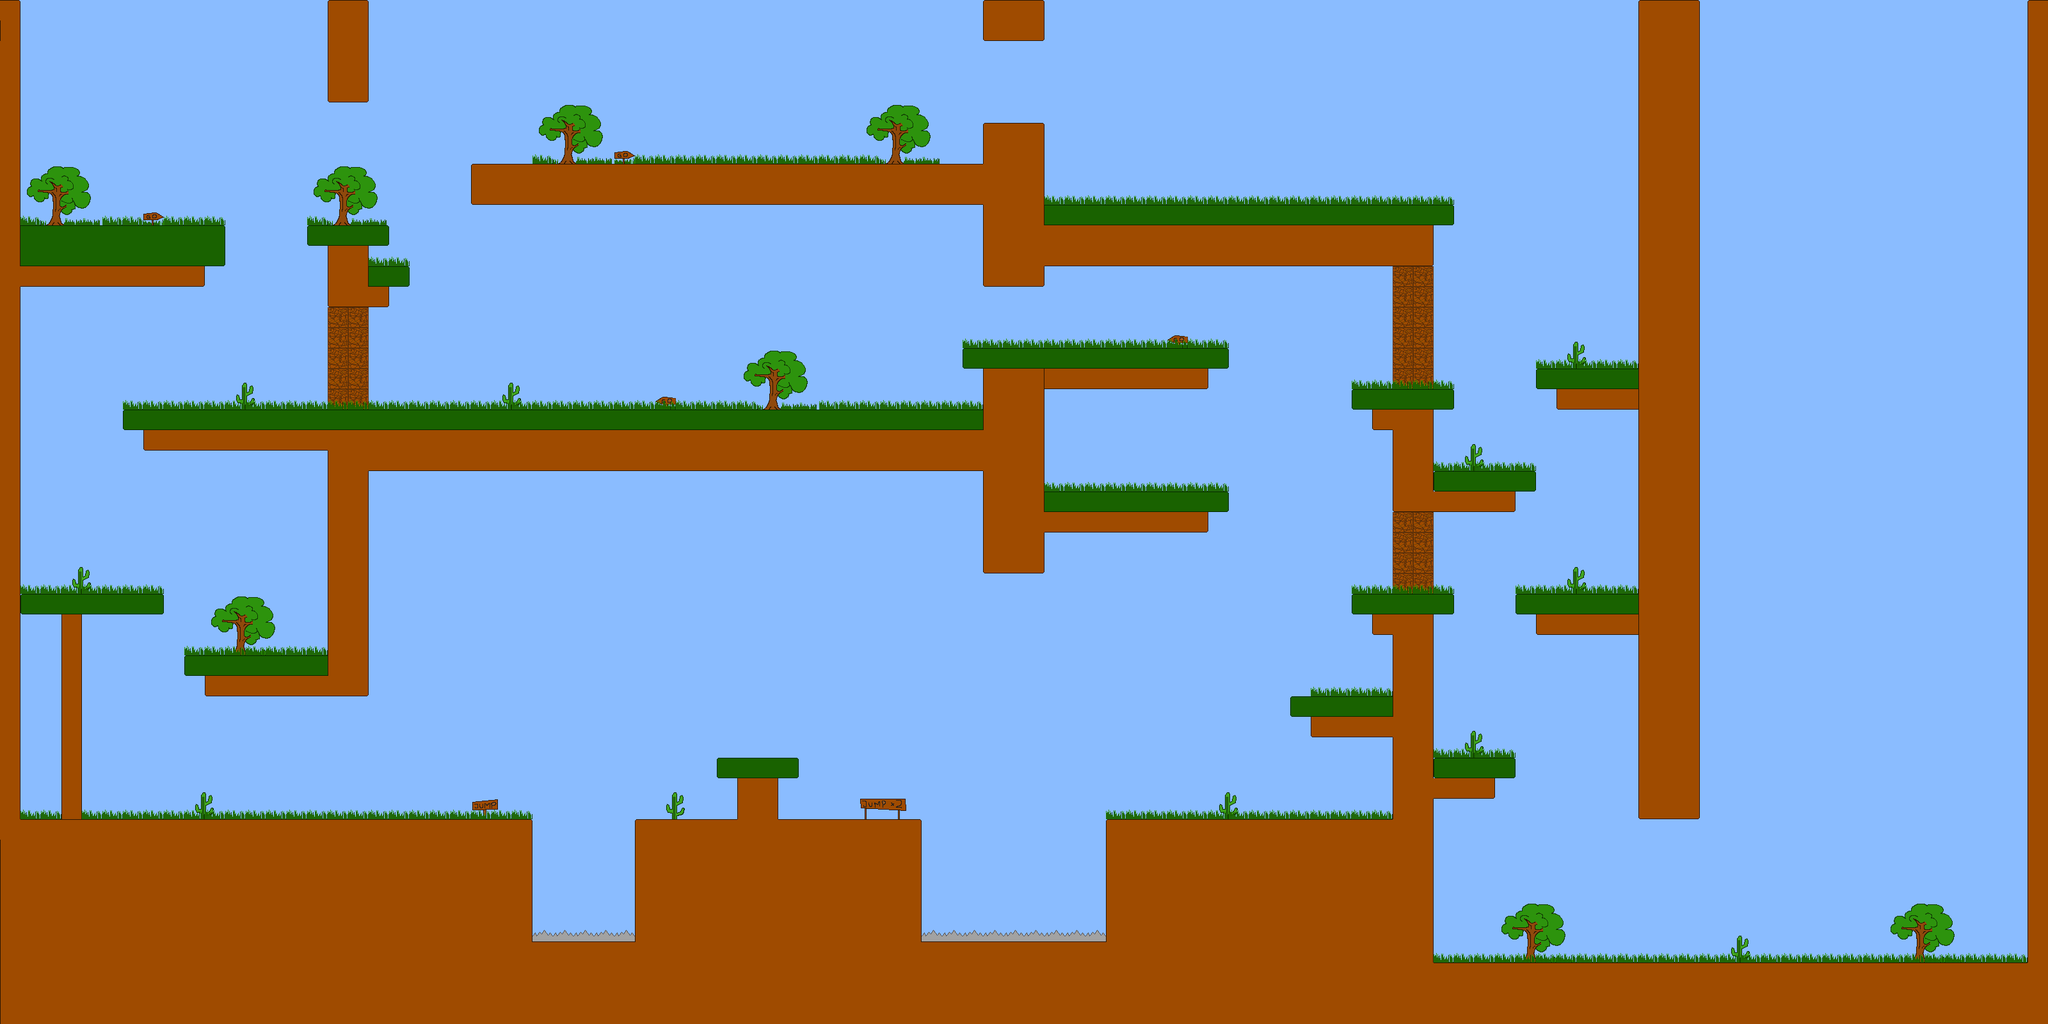

This game map was drawn from its Tiled (.tmx) file and the tilesets committed beside it. A one-line description and the trimmed map source follow:
An orthogonal 100x50 tile map with 32x32 px tiles, 3 tile layers (background, main, foreground) and 34 objects (2x pGhost, Checkpoint 1, Checkpoint 2, Checkpoint 3, Checkpoint 4, ...).

<map version="1.0" orientation="orthogonal" renderorder="right-down" width="100" height="50" tilewidth="32" tileheight="32" nextobjectid="15">
 <tileset firstgid="1" name="tileset" tilewidth="32" tileheight="32" tilecount="240">
  <image source="tiles/tileset.png" width="640" height="400" />
  <terraintypes>
   <terrain name="Ground" tile="-1" />
  </terraintypes>
  <tile id="9">
   <objectgroup draworder="index">
    <object id="0" x="0.181818" y="-0.181818" width="31.8182" height="32.1818" />
   </objectgroup>
  </tile>
  <tile id="20">
   <objectgroup draworder="index">
    <object id="0" x="0" y="0" width="32" height="32" />
   </objectgroup>
  </tile>
  <tile id="21">
   <objectgroup draworder="index">
    <object id="0" x="0" y="0" width="32" height="32" />
   </objectgroup>
  </tile>
  <tile id="22">
   <objectgroup draworder="index">
    <object id="0" x="0" y="0" width="32" height="32" />
   </objectgroup>
  </tile>
  <tile id="23">
   <objectgroup draworder="index" />
  </tile>
  <tile id="24">
   <objectgroup draworder="index">
    <object id="0" x="0" y="0" width="32" height="32" />
   </objectgroup>
  </tile>
  <tile id="25">
   <objectgroup draworder="index">
    <object id="0" x="0" y="0" width="32" height="32" />
   </objectgroup>
  </tile>
  <tile id="40">
   <objectgroup draworder="index">
    <object id="0" x="0" y="0" width="32" height="32" />
   </objectgroup>
  </tile>
  <tile id="41">
   <objectgroup draworder="index">
    <object id="0" x="0" y="0" width="32" height="32" />
   </objectgroup>
  </tile>
  <tile id="42">
   <objectgroup draworder="index">
    <object id="0" x="0" y="0" width="32" height="32" />
   </objectgroup>
  </tile>
  <tile id="43">
   <objectgroup draworder="index">
    <object id="0" x="0" y="0" width="32" height="32" />
   </objectgroup>
  </tile>
  <tile id="44">
   <objectgroup draworder="index">
    <object id="0" x="0" y="0" width="32" height="32" />
   </objectgroup>
  </tile>
  <tile id="45">
   <objectgroup draworder="index">
    <object id="0" x="0" y="0" width="32" height="32" />
   </objectgroup>
  </tile>
  <tile id="60" terrain=",,,0">
   <objectgroup draworder="index">
    <object id="0" x="0" y="0" width="32" height="32" />
   </objectgroup>
  </tile>
  <tile id="61" terrain=",,0,0">
   <objectgroup draworder="index">
    <object id="0" x="0" y="0" width="32" height="32" />
   </objectgroup>
  </tile>
  <tile id="62" terrain=",,0,">
   <objectgroup draworder="index">
    <object id="0" x="0" y="0" width="32" height="32" />
   </objectgroup>
  </tile>
  <tile id="66">
   <objectgroup draworder="index">
    <object id="0" x="0" y="0" width="32" height="32" />
   </objectgroup>
  </tile>
  <tile id="67">
   <objectgroup draworder="index">
    <object id="0" x="0" y="0" width="32" height="32" />
   </objectgroup>
  </tile>
  <tile id="68">
   <objectgroup draworder="index">
    <object id="0" x="0" y="0" width="32" height="32" />
   </objectgroup>
  </tile>
  <tile id="80">
   <objectgroup draworder="index">
    <object id="0" x="0" y="0" width="32" height="32" />
   </objectgroup>
  </tile>
  <tile id="81">
   <objectgroup draworder="index">
    <object id="0" x="0" y="0" width="32" height="32" />
   </objectgroup>
  </tile>
  <tile id="82">
   <objectgroup draworder="index">
    <object id="0" x="0" y="0" width="32" height="32" />
   </objectgroup>
  </tile>
  <tile id="100">
   <properties>
    <property name="deadly" value="true" />
   </properties>
   <objectgroup draworder="index">
    <object id="0" x="0" y="18.0909" width="32" height="13.9091" />
   </objectgroup>
  </tile>
  <tile id="101" terrain="0,0,0,0" />
  <tile id="120" terrain=",0,,">
   <objectgroup draworder="index">
    <object id="0" x="0" y="0" width="32" height="32" />
   </objectgroup>
  </tile>
  <tile id="121" terrain="0,0,,">
   <objectgroup draworder="index">
    <object id="0" x="0" y="0" width="32" height="32" />
   </objectgroup>
  </tile>
  <tile id="122" terrain="0,,,">
   <objectgroup draworder="index">
    <object id="0" x="0" y="0" width="32" height="32" />
   </objectgroup>
  </tile>
  <tile id="144">
   <properties>
    <property name="destructible" value="true" />
   </properties>
   <objectgroup draworder="index">
    <object id="0" x="0" y="0" width="32" height="32" />
   </objectgroup>
  </tile>
 </tileset>
 <layer name="background" width="100" height="50">
  <data>[5000 cells, 5000 non-empty, 1 distinct tile ids]</data>
 </layer>
 <layer name="main" width="100" height="50">
  <data>[5000 cells, 1576 non-empty, 41 distinct tile ids]</data>
 </layer>
 <layer name="foreground" width="100" height="50">
  <data>[5000 cells, 263 non-empty, 14 distinct tile ids]</data>
 </layer>
 <objectgroup name="Powerups">
  <object id="13" name="pGhost" gid="10" x="1168" y="1150" width="32" height="32">
   <properties>
    <property name="collidable" value="true" />
    <property name="ghostPowerup" value="true" />
   </properties>
  </object>
  <object id="14" name="pGhost" gid="10" x="527" y="224.333" width="32" height="32">
   <properties>
    <property name="collidable" value="true" />
    <property name="ghostPowerup" value="true" />
   </properties>
  </object>
 </objectgroup>
 <objectgroup color="#ffffff" name="checkpoints">
  <object id="1" name="Checkpoint 1" x="704" y="1184" width="128" height="96">
   <properties>
    <property name="checkpoint" value="true" />
    <property name="collidable" value="true" />
   </properties>
  </object>
  <object id="2" name="Checkpoint 2" x="1312" y="1184" width="128" height="96">
   <properties>
    <property name="checkpoint" value="true" />
    <property name="collidable" value="true" />
   </properties>
  </object>
  <object id="3" name="Checkpoint 3" x="2016" y="1024" width="96" height="64">
   <properties>
    <property name="checkpoint" value="true" />
    <property name="collidable" value="true" />
   </properties>
  </object>
  <object id="4" name="Checkpoint 4" x="1536" y="448" width="96" height="96">
   <properties>
    <property name="checkpoint" value="true" />
    <property name="collidable" value="true" />
   </properties>
  </object>
  <object id="5" name="Checkpoint 5" x="1536" y="64" width="96" height="128">
   <properties>
    <property name="checkpoint" value="true" />
    <property name="collidable" value="true" />
   </properties>
  </object>
  <object id="6" name="Checkpoint 6" x="2560" y="1280" width="96" height="224">
   <properties>
    <property name="checkpoint" value="true" />
    <property name="collidable" value="true" />
   </properties>
  </object>
 </objectgroup>
</map>